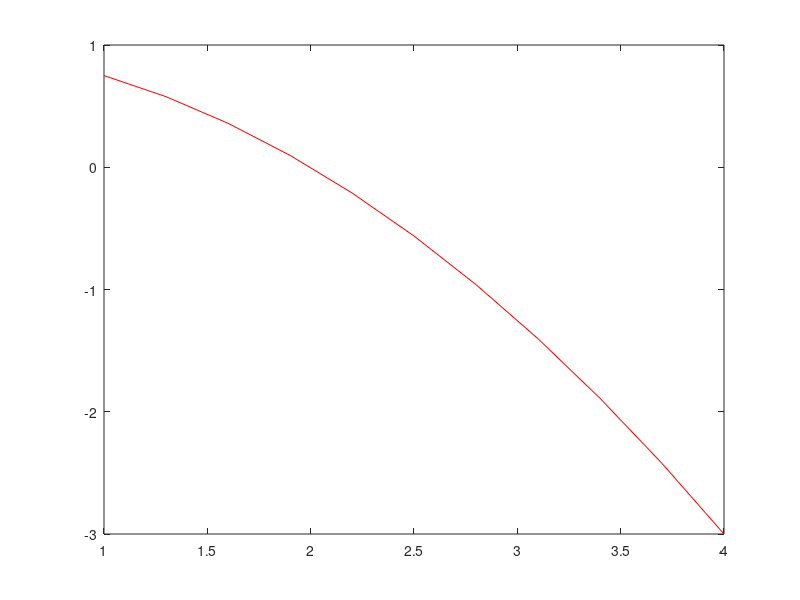

The MATLAB source for this figure: (Note: this script raises an error after producing the figure.)
a=1;
b=4;
N=10;
h=(b-a)/N;
x=(a:h:b)';
h2=h^2;

y=1-1/4*x.^2;
plot(x,y,'r'), hold on

uPrime=[(guess(2)-guess(1))/h;(guess(2:end)-guess(1:end-1))/(2*h);(guess(end)-guess(end-1))/h];
uPrimePrime
g=[-uPrimePrime-1/r];

rhs=[-3*y(1)+4*y(2)-y(3)+h/2;y(1:N-1)-2*y(2:N)+y(3:N+1)-2*h2*y(2:N).^3;...
    2*h*y(N+1)+3*y(N+1)-4*y(N)+y(N-1)-h*8/25];
    
tole=1;
count=1;

d_1=ones(N,1);

while (tole>1.e-7) && (count<20)    
    dd=[0;-2-6*h2*y(2:N).^2;0];
    J=diag(dd,0)+diag(d_1,1)+diag(d_1,-1);
    J(1,1)=-3; J(1,2)=4; J(1,3)=-1;
    J(N+1,N+1)=2*h+3; J(N+1,N)=-4; J(N+1,N-1)=1;
    z=-J\rhs;
    y=y+z;
    rhs=[-3*y(1)+4*y(2)-y(3)+h/2;y(1:N-1)-2*y(2:N)+y(3:N+1)-2*h2*y(2:N).^3;...
    2*h*y(N+1)+3*y(N+1)-4*y(N)+y(N-1)-h*8/25];
    tole=norm(rhs);
    disp([count tole norm(z)])
    plot(x,y),drawnow
    pause(1)
    count=count+1;
end
